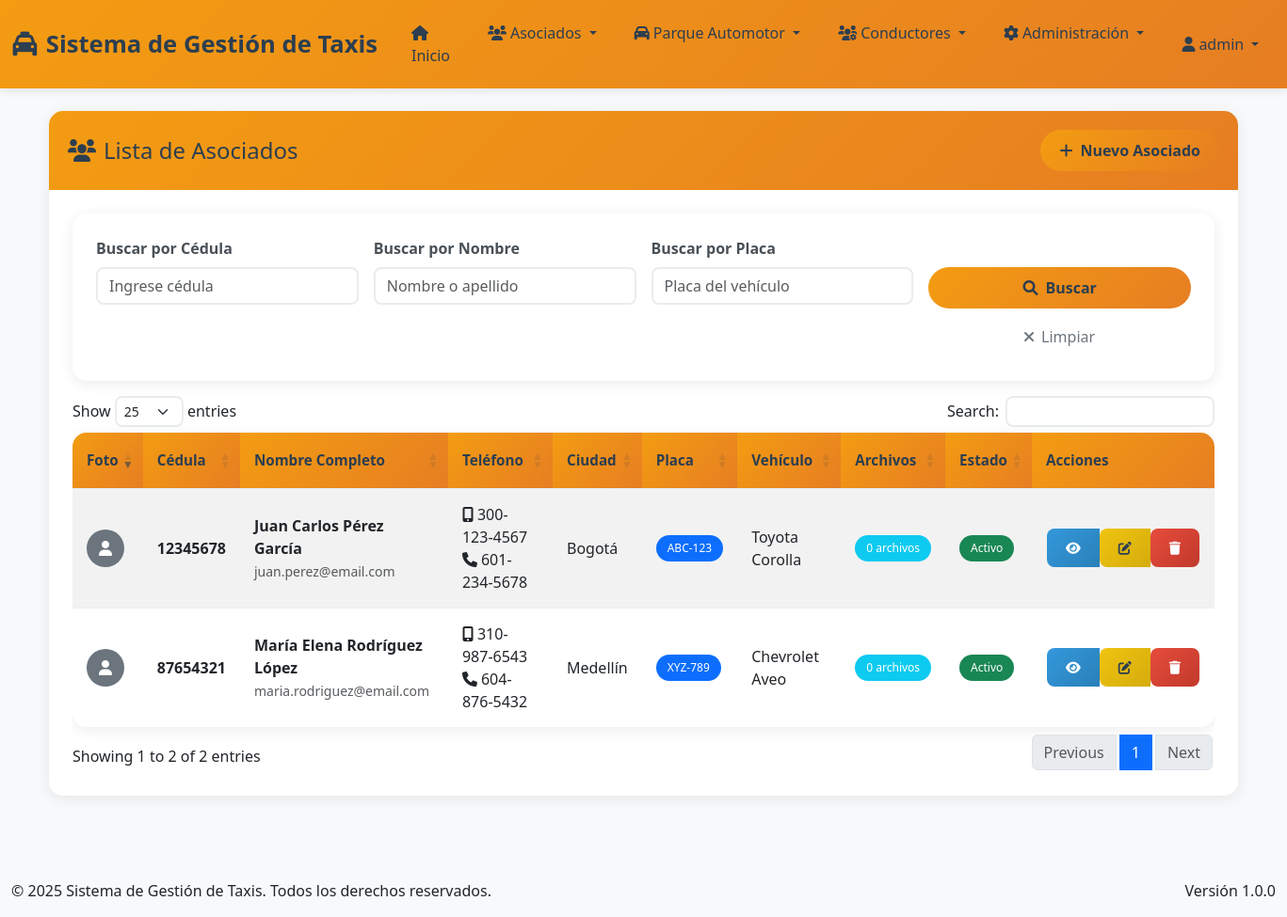
/modules/asociados/index.php (signed in), run on the app's committed database.
### tables this page shows
CREATE TABLE IF NOT EXISTS `asociados` (
    `id` int(11) NOT NULL AUTO_INCREMENT,
    `cedula` varchar(20) NOT NULL UNIQUE,
    `nombres` varchar(100) NOT NULL,
    `apellidos` varchar(100) NOT NULL,
    `direccion` text,
    `ciudad` varchar(100),
    `telefono1` varchar(20),
    `telefono2` varchar(20),
    `celular` varchar(20),
    `lugar_nacimiento` varchar(100),
    `fecha_nacimiento` date,
    `edad` int(3),
    `rh` varchar(10),
    `estado_civil` enum('soltero','casado','viudo','divorciado','union_libre') DEFAULT 'soltero',
    `fecha_ingreso` date,
    `conyuge` varchar(200),
    `urgencia_avisar` varchar(200),
    `otro_avisar` varchar(200),
    `direccion_avisar` text,
    `telefono_avisar` varchar(20),
    `observaciones` text,
    `placa_carro` varchar(10),
    `marca` varchar(50),
    `modelo` varchar(50),
    `nib` varchar(50),
    `tarjeta_operacion` varchar(50),
    `beneficiario_funebre` varchar(200),
    `beneficiario_auxilio_muerte` varchar(200),
    `email` varchar(100),
    `foto` varchar(255),
    `estado` enum('activo','inactivo') NOT NULL DEFAULT 'activo',
    `fecha_creacion` timestamp NOT NULL DEFAULT CURRENT_TIMESTAMP,
    `fecha_actualizacion` timestamp NOT NULL DEFAULT CURRENT_TIMESTAMP ON UPDATE CURRENT_TIMESTAMP,
    `usuario_creacion` int(11),
    `usuario_actualizacion` int(11),
    PRIMARY KEY (`id`),
    KEY `idx_cedula` (`cedula`),
    KEY `idx_nombres` (`nombres`, `apellidos`),
    KEY `idx_placa` (`placa_carro`),
    KEY `idx_estado` (`estado`),
    FOREIGN KEY (`usuario_creacion`) REFERENCES `usuarios`(`id`) ON DELETE SET NULL,
    FOREIGN KEY (`usuario_actualizacion`) REFERENCES `usuarios`(`id`) ON DELETE SET NULL
);

### config.php (called while the page is built, shortened)
<?php
function isAdmin() {
    return isset($_SESSION['user_type']) && $_SESSION['user_type'] === 'admin';
}
?>

### modules/asociados/index.php (the view, shortened to what this page needs)
<?php
require_once '../../config.php';
$search_cedula = $_GET['search_cedula'] ?? '';
$search_nombre = $_GET['search_nombre'] ?? '';
$search_placa = $_GET['search_placa'] ?? '';
$where_conditions = ["a.estado = 'activo'"];
$where_clause = implode(' AND ', $where_conditions);
$query = "
    SELECT
        a.*,
        COUNT(aa.id) as total_archivos
    FROM asociados a
    LEFT JOIN asociados_archivos aa ON a.id = aa.asociado_id
    WHERE $where_clause
    GROUP BY a.id
    ORDER BY a.fecha_creacion DESC
";
$stmt = $mysqli->prepare($query);
$stmt->execute();
$asociados = $stmt->get_result();
include '../../includes/header.php';
?>
<div class="container-fluid">
    <div class="row">
        <div class="col-12">
            <div class="card">
                <div class="card-header d-flex justify-content-between align-items-center">
                    <h4 class="mb-0">
                        <i class="fas fa-users me-2"></i>Lista de Asociados
                    </h4>
                    <button type="button" class="btn btn-primary" data-bs-toggle="modal" data-bs-target="#createAsociadoModal">
                        <i class="fas fa-plus me-2"></i>Nuevo Asociado
                    </button>
                </div>
                <div class="card-body">
                    <div class="card mb-3">
                        <div class="card-body">
                            <form method="GET" class="row g-3">
                                <div class="col-md-3">
                                    <label for="search_cedula" class="form-label">Buscar por Cédula</label>
                                    <input type="text" class="form-control" id="search_cedula" name="search_cedula"
                                           value="<?php echo htmlspecialchars($search_cedula); ?>" placeholder="Ingrese cédula">
                                </div>
                                <div class="col-md-3">
                                    <label for="search_nombre" class="form-label">Buscar por Nombre</label>
                                    <input type="text" class="form-control" id="search_nombre" name="search_nombre"
                                           value="<?php echo htmlspecialchars($search_nombre); ?>" placeholder="Nombre o apellido">
                                </div>
                                <div class="col-md-3">
                                    <label for="search_placa" class="form-label">Buscar por Placa</label>
                                    <input type="text" class="form-control" id="search_placa" name="search_placa"
                                           value="<?php echo htmlspecialchars($search_placa); ?>" placeholder="Placa del vehículo">
                                </div>
                                <div class="col-md-3">
                                    <label class="form-label">&nbsp;</label>
                                    <div class="d-grid gap-2">
                                        <button type="submit" class="btn btn-primary">
                                            <i class="fas fa-search me-2"></i>Buscar
                                        </button>
                                        <a href="index.php" class="btn btn-outline-secondary">
                                            <i class="fas fa-times me-2"></i>Limpiar
                                        </a>
                                    </div>
                                </div>
                            </form>
                        </div>
                    </div>
                    <div class="table-responsive">
                        <table class="table table-striped data-table">
                            <thead>
                                <tr>
                                    <th>Foto</th>
                                    <th>Cédula</th>
                                    <th>Nombre Completo</th>
                                    <th>Teléfono</th>
                                    <th>Ciudad</th>
                                    <th>Placa</th>
                                    <th>Vehículo</th>
                                    <th>Archivos</th>
                                    <th>Estado</th>
                                    <th>Acciones</th>
                                </tr>
                            </thead>
                            <tbody>
                                <?php while ($asociado = $asociados->fetch_assoc()): ?>
                                <tr>
                                    <td>
                                        <?php if (!empty($asociado['foto']) && file_exists(UPLOAD_PATH . 'fotos/' . $asociado['foto'])): ?>
                                        <img src="<?php echo BASE_URL; ?>uploads/fotos/<?php echo $asociado['foto']; ?>"
                                             class="rounded-circle" width="40" height="40" style="object-fit: cover;">
                                        <?php else: ?>
                                        <div class="bg-secondary rounded-circle d-flex align-items-center justify-content-center"
                                             style="width: 40px; height: 40px;">
                                            <i class="fas fa-user text-white"></i>
                                        </div>
                                        <?php endif; ?>
                                    </td>
                                    <td>
                                        <strong><?php echo htmlspecialchars($asociado['cedula']); ?></strong>
                                    </td>
                                    <td>
                                        <div>
                                            <strong><?php echo htmlspecialchars($asociado['nombres'] . ' ' . $asociado['apellidos']); ?></strong>
                                            <?php if (!empty($asociado['email'])): ?>
                                            <br><small class="text-muted"><?php echo htmlspecialchars($asociado['email']); ?></small>
                                            <?php endif; ?>
                                        </div>
                                    </td>
                                    <td>
                                        <?php if (!empty($asociado['celular'])): ?>
                                        <i class="fas fa-mobile-alt me-1"></i><?php echo htmlspecialchars($asociado['celular']); ?><br>
                                        <?php endif; ?>
                                        <?php if (!empty($asociado['telefono1'])): ?>
                                        <i class="fas fa-phone me-1"></i><?php echo htmlspecialchars($asociado['telefono1']); ?>
                                        <?php endif; ?>
                                    </td>
                                    <td><?php echo htmlspecialchars($asociado['ciudad']); ?></td>
                                    <td>
                                        <?php if (!empty($asociado['placa_carro'])): ?>
                                        <span class="badge bg-primary"><?php echo htmlspecialchars($asociado['placa_carro']); ?></span>
                                        <?php endif; ?>
                                    </td>
                                    <td>
                                        <?php if (!empty($asociado['marca']) || !empty($asociado['modelo'])): ?>
                                        <?php echo htmlspecialchars($asociado['marca'] . ' ' . $asociado['modelo']); ?>
                                        <?php endif; ?>
                                    </td>
                                    <td>
                                        <span class="badge bg-info">
                                            <?php echo $asociado['total_archivos']; ?> archivos
                                        </span>
                                    </td>
                                    <td>
                                        <span class="badge bg-<?php echo $asociado['estado'] === 'activo' ? 'success' : 'secondary'; ?>">
                                            <?php echo ucfirst($asociado['estado']); ?>
                                        </span>
                                    </td>
                                    <td>
                                        <div class="btn-group" role="group">
                                            <a href="view.php?id=<?php echo $asociado['id']; ?>"
                                               class="btn btn-sm btn-info" title="Ver detalles">
                                                <i class="fas fa-eye"></i>
                                            </a>
                                            <button type="button"
                                                    class="btn btn-sm btn-warning"
                                                    title="Editar"
                                                    onclick="editAsociado(<?php echo $asociado['id']; ?>)">
                                                <i class="fas fa-edit"></i>
                                            </button>
                                            <?php if (isAdmin()): ?>
                                            <a href="index.php?delete=<?php echo $asociado['id']; ?>"
                                               class="btn btn-sm btn-danger btn-delete"
                                               data-name="<?php echo htmlspecialchars($asociado['nombres'] . ' ' . $asociado['apellidos']); ?>"
                                               title="Eliminar">
                                                <i class="fas fa-trash"></i>
                                            </a>
                                            <?php endif; ?>
                                        </div>
                                    </td>
                                </tr>
                                <?php endwhile; ?>
                            </tbody>
                        </table>
                    </div>
                </div>
            </div>
        </div>
    </div>
</div>
<?php include '../../includes/footer.php'; ?>

### assets/css/style.css (style rules this page uses)
:root { --primary-color: #f39c12; --primary-dark: #e67e22; --secondary-color: #34495e; --success-color: #27ae60; --danger-color: #e74c3c; --warning-color: #f1c40f; --info-color: #3498db; --dark-color: #2c3e50; --light-color: #ecf0f1; --taxi-yellow: #f39c12; --taxi-black: #2c3e50; }
body { font-family: 'Segoe UI', Tahoma, Geneva, Verdana, sans-serif; background-color: #f8f9fa; margin: 0; padding: 0; }
.card { border: none; border-radius: 15px; box-shadow: 0 3px 15px rgba(0,0,0,0.08); transition: transform 0.2s ease-in-out; margin-bottom: 25px; }
.card-header { background: linear-gradient(135deg, var(--taxi-yellow), var(--primary-dark)); color: var(--dark-color); border-radius: 15px 15px 0 0 !important; font-weight: 600; padding: 20px; border-bottom: none; }
.card-body { padding: 25px; }
.btn { border-radius: 25px; font-weight: 500; transition: all 0.3s ease-in-out; padding: 10px 20px; border: none; }
.btn-primary { background: linear-gradient(135deg, var(--taxi-yellow), var(--primary-dark)); color: var(--dark-color); font-weight: 600; }
.btn-danger { background: linear-gradient(135deg, var(--danger-color), #c0392b); color: white; }
.btn-warning { background: linear-gradient(135deg, var(--warning-color), #d4ac0d); color: var(--dark-color); }
.btn-info { background: linear-gradient(135deg, var(--info-color), #2980b9); color: white; }
.form-control, .form-select { border-radius: 8px; border: 2px solid #e9ecef; transition: border-color 0.3s ease-in-out; }
.form-label { font-weight: 600; color: #495057; margin-bottom: 8px; }
.table { border-radius: 15px; overflow: hidden; box-shadow: 0 3px 15px rgba(0,0,0,0.08); margin-bottom: 0; }
.table thead th { background: linear-gradient(135deg, var(--taxi-yellow), var(--primary-dark)); color: var(--dark-color); border: none; font-weight: 600; padding: 18px 15px; font-size: 0.95rem; }
.table tbody tr { transition: background-color 0.2s ease-in-out; border: none; }
.table tbody td { padding: 15px; vertical-align: middle; border-top: 1px solid #e9ecef; border-bottom: none; }
.table .btn-group .btn { margin: 0 1px; border-radius: 8px; }
.badge { border-radius: 20px; font-weight: 500; padding: 8px 12px; }

### data on the page
asociados: cedula "12345678", nombres+apellidos "Juan Carlos Pérez García", email "juan.perez@email.com", celular "300-123-4567", telefono1 "601-234-5678", ciudad "Bogotá", placa_carro "ABC-123", marca+modelo "Toyota Corolla", total_archivos "0", estado "Activo"
asociados: cedula "87654321", nombres+apellidos "María Elena Rodríguez López", email "maria.rodriguez@email.com", celular "310-987-6543", telefono1 "604-876-5432", ciudad "Medellín", placa_carro "XYZ-789", marca+modelo "Chevrolet Aveo", total_archivos "0", estado "Activo"

### other printed values
APP_NAME "Sistema de Gestión de Taxis"
$_SESSION['username'] "admin"
APP_VERSION "1.0.0"
